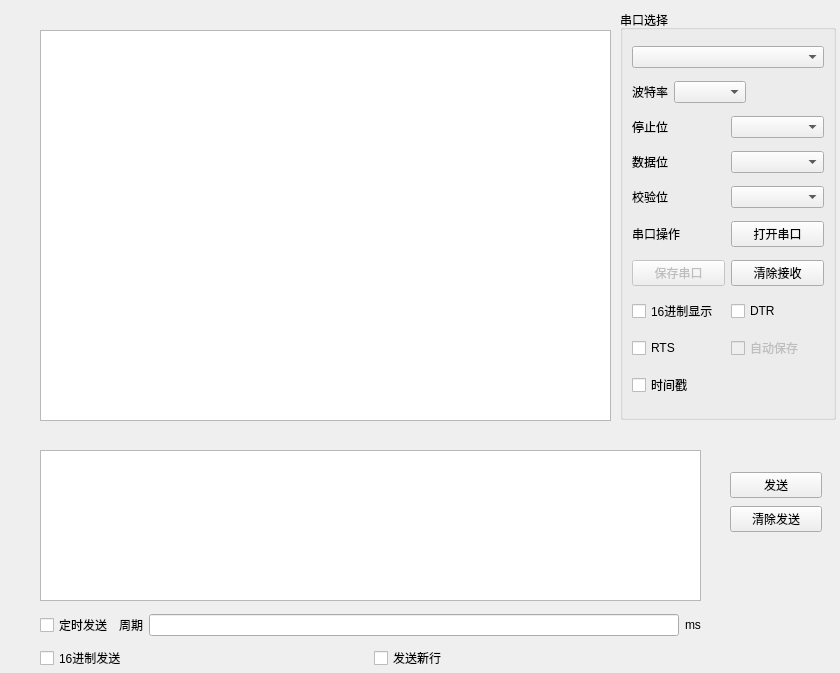
<?xml version="1.0" encoding="UTF-8"?>
<ui version="4.0">
 <class>serial</class>
 <widget class="QWidget" name="serial">
  <property name="geometry">
   <rect>
    <x>0</x>
    <y>0</y>
    <width>840</width>
    <height>673</height>
   </rect>
  </property>
  <property name="windowTitle">
   <string>Form</string>
  </property>
  <widget class="QGroupBox" name="groupBox">
   <property name="geometry">
    <rect>
     <x>620</x>
     <y>10</y>
     <width>216</width>
     <height>410</height>
    </rect>
   </property>
   <property name="title">
    <string>串口选择</string>
   </property>
   <layout class="QGridLayout" name="gridLayout">
    <item row="8" column="0" colspan="2">
     <layout class="QHBoxLayout" name="horizontalLayout_8">
      <item>
       <widget class="QCheckBox" name="checkBox_RTS">
        <property name="text">
         <string>RTS</string>
        </property>
       </widget>
      </item>
      <item>
       <widget class="QCheckBox" name="checkBox_3">
        <property name="enabled">
         <bool>false</bool>
        </property>
        <property name="text">
         <string>自动保存</string>
        </property>
       </widget>
      </item>
     </layout>
    </item>
    <item row="7" column="0" colspan="2">
     <layout class="QHBoxLayout" name="horizontalLayout_7">
      <item>
       <widget class="QCheckBox" name="checkBox_HexView">
        <property name="text">
         <string>16进制显示</string>
        </property>
       </widget>
      </item>
      <item>
       <widget class="QCheckBox" name="checkBox_DTR">
        <property name="text">
         <string>DTR</string>
        </property>
       </widget>
      </item>
     </layout>
    </item>
    <item row="9" column="0" colspan="2">
     <widget class="QCheckBox" name="checkBox_TimeView">
      <property name="text">
       <string>时间戳</string>
      </property>
     </widget>
    </item>
    <item row="6" column="0" colspan="2">
     <layout class="QHBoxLayout" name="horizontalLayout_6">
      <item>
       <widget class="QPushButton" name="pushButton_2">
        <property name="enabled">
         <bool>false</bool>
        </property>
        <property name="text">
         <string>保存串口</string>
        </property>
       </widget>
      </item>
      <item>
       <widget class="QPushButton" name="pushButton_ReceiveClear">
        <property name="text">
         <string>清除接收</string>
        </property>
       </widget>
      </item>
     </layout>
    </item>
    <item row="0" column="0" colspan="2">
     <widget class="QComboBox" name="comboBox_Com"/>
    </item>
    <item row="5" column="0" colspan="2">
     <layout class="QHBoxLayout" name="horizontalLayout_5">
      <item>
       <widget class="QLabel" name="label_5">
        <property name="text">
         <string>串口操作</string>
        </property>
       </widget>
      </item>
      <item>
       <widget class="QPushButton" name="pushButton_Open">
        <property name="text">
         <string>打开串口</string>
        </property>
       </widget>
      </item>
     </layout>
    </item>
    <item row="4" column="0" colspan="2">
     <layout class="QHBoxLayout" name="horizontalLayout_4">
      <item>
       <widget class="QLabel" name="label_4">
        <property name="text">
         <string>校验位</string>
        </property>
       </widget>
      </item>
      <item>
       <widget class="QComboBox" name="comboBox_Check"/>
      </item>
     </layout>
    </item>
    <item row="3" column="0" colspan="2">
     <layout class="QHBoxLayout" name="horizontalLayout_3">
      <item>
       <widget class="QLabel" name="label_3">
        <property name="text">
         <string>数据位</string>
        </property>
       </widget>
      </item>
      <item>
       <widget class="QComboBox" name="comboBox_Date"/>
      </item>
     </layout>
    </item>
    <item row="2" column="0" colspan="2">
     <layout class="QHBoxLayout" name="horizontalLayout_2">
      <item>
       <widget class="QLabel" name="label_2">
        <property name="text">
         <string>停止位</string>
        </property>
       </widget>
      </item>
      <item>
       <widget class="QComboBox" name="comboBox_Stop"/>
      </item>
     </layout>
    </item>
    <item row="1" column="0">
     <layout class="QHBoxLayout" name="horizontalLayout">
      <item>
       <widget class="QLabel" name="label">
        <property name="text">
         <string>波特率</string>
        </property>
       </widget>
      </item>
      <item>
       <widget class="QComboBox" name="comboBox_Baud"/>
      </item>
     </layout>
    </item>
   </layout>
  </widget>
  <widget class="QTextEdit" name="textEdit">
   <property name="geometry">
    <rect>
     <x>40</x>
     <y>30</y>
     <width>571</width>
     <height>391</height>
    </rect>
   </property>
  </widget>
  <widget class="QTextEdit" name="textEdit_2">
   <property name="geometry">
    <rect>
     <x>40</x>
     <y>450</y>
     <width>661</width>
     <height>151</height>
    </rect>
   </property>
  </widget>
  <widget class="QWidget" name="">
   <property name="geometry">
    <rect>
     <x>730</x>
     <y>470</y>
     <width>92</width>
     <height>66</height>
    </rect>
   </property>
   <layout class="QVBoxLayout" name="verticalLayout">
    <item>
     <widget class="QPushButton" name="pushButton_Send">
      <property name="text">
       <string>发送</string>
      </property>
     </widget>
    </item>
    <item>
     <widget class="QPushButton" name="pushButton_Clear">
      <property name="text">
       <string>清除发送</string>
      </property>
     </widget>
    </item>
   </layout>
  </widget>
  <widget class="QWidget" name="">
   <property name="geometry">
    <rect>
     <x>40</x>
     <y>610</y>
     <width>661</width>
     <height>60</height>
    </rect>
   </property>
   <layout class="QVBoxLayout" name="verticalLayout_2">
    <item>
     <layout class="QHBoxLayout" name="horizontalLayout_9">
      <item>
       <widget class="QCheckBox" name="checkBox_TimeSend">
        <property name="text">
         <string>定时发送</string>
        </property>
       </widget>
      </item>
      <item>
       <widget class="QLabel" name="label_6">
        <property name="text">
         <string>周期</string>
        </property>
       </widget>
      </item>
      <item>
       <widget class="QLineEdit" name="lineEdit_IntervalTime"/>
      </item>
      <item>
       <widget class="QLabel" name="label_7">
        <property name="text">
         <string>ms</string>
        </property>
       </widget>
      </item>
     </layout>
    </item>
    <item>
     <layout class="QHBoxLayout" name="horizontalLayout_10">
      <item>
       <widget class="QCheckBox" name="checkBox_HexSend">
        <property name="text">
         <string>16进制发送</string>
        </property>
       </widget>
      </item>
      <item>
       <widget class="QCheckBox" name="checkBox_End">
        <property name="text">
         <string>发送新行</string>
        </property>
       </widget>
      </item>
     </layout>
    </item>
   </layout>
  </widget>
 </widget>
 <resources/>
 <connections/>
</ui>
